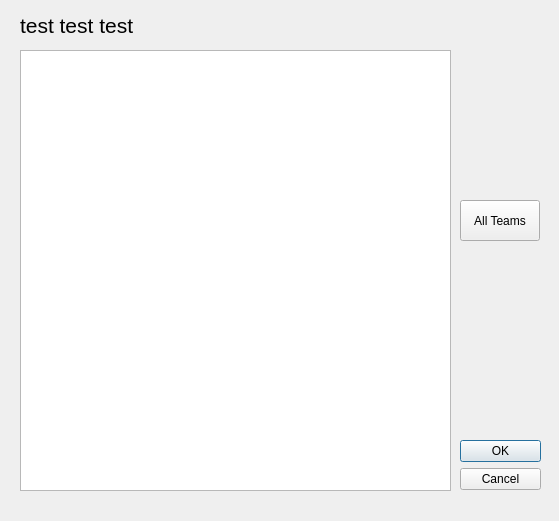
<?xml version="1.0" encoding="UTF-8"?>
<ui version="4.0">
 <class>CustomTrip</class>
 <widget class="QDialog" name="CustomTrip">
  <property name="geometry">
   <rect>
    <x>0</x>
    <y>0</y>
    <width>559</width>
    <height>521</height>
   </rect>
  </property>
  <property name="windowTitle">
   <string>Dialog</string>
  </property>
  <widget class="QDialogButtonBox" name="buttonBox">
   <property name="geometry">
    <rect>
     <x>460</x>
     <y>440</y>
     <width>81</width>
     <height>71</height>
    </rect>
   </property>
   <property name="orientation">
    <enum>Qt::Vertical</enum>
   </property>
   <property name="standardButtons">
    <set>QDialogButtonBox::Cancel|QDialogButtonBox::Ok</set>
   </property>
  </widget>
  <widget class="QLabel" name="label">
   <property name="geometry">
    <rect>
     <x>20</x>
     <y>10</y>
     <width>501</width>
     <height>31</height>
    </rect>
   </property>
   <property name="font">
    <font>
     <pointsize>16</pointsize>
    </font>
   </property>
   <property name="text">
    <string>test test test</string>
   </property>
  </widget>
  <widget class="QListWidget" name="listView">
   <property name="geometry">
    <rect>
     <x>20</x>
     <y>50</y>
     <width>431</width>
     <height>441</height>
    </rect>
   </property>
  </widget>
  <widget class="QPushButton" name="pushButton">
   <property name="geometry">
    <rect>
     <x>460</x>
     <y>200</y>
     <width>80</width>
     <height>41</height>
    </rect>
   </property>
   <property name="text">
    <string>All Teams</string>
   </property>
  </widget>
 </widget>
 <resources/>
 <connections>
  <connection>
   <sender>buttonBox</sender>
   <signal>accepted()</signal>
   <receiver>CustomTrip</receiver>
   <slot>accept()</slot>
   <hints>
    <hint type="sourcelabel">
     <x>248</x>
     <y>254</y>
    </hint>
    <hint type="destinationlabel">
     <x>157</x>
     <y>274</y>
    </hint>
   </hints>
  </connection>
  <connection>
   <sender>buttonBox</sender>
   <signal>rejected()</signal>
   <receiver>CustomTrip</receiver>
   <slot>reject()</slot>
   <hints>
    <hint type="sourcelabel">
     <x>316</x>
     <y>260</y>
    </hint>
    <hint type="destinationlabel">
     <x>286</x>
     <y>274</y>
    </hint>
   </hints>
  </connection>
 </connections>
</ui>
